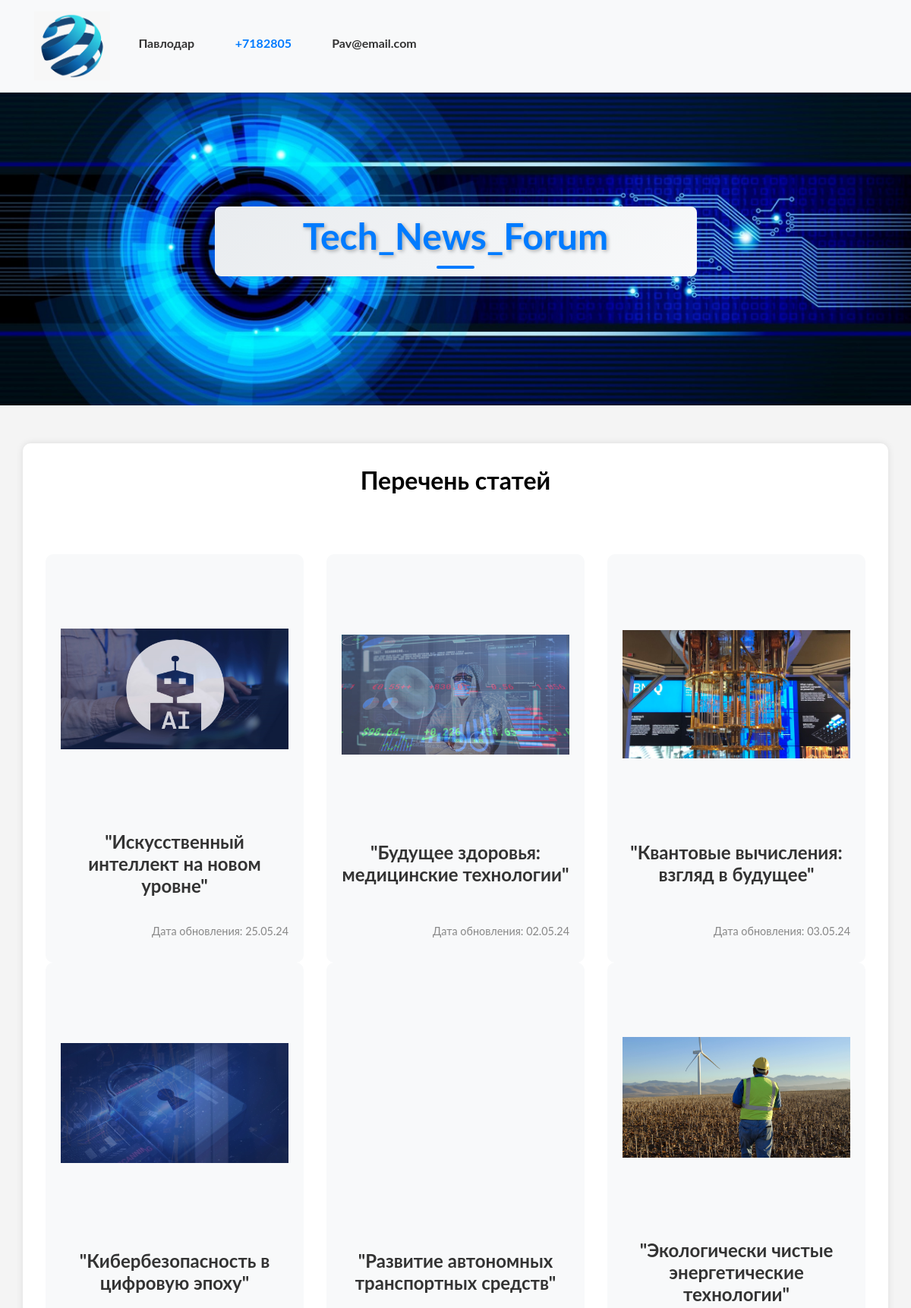
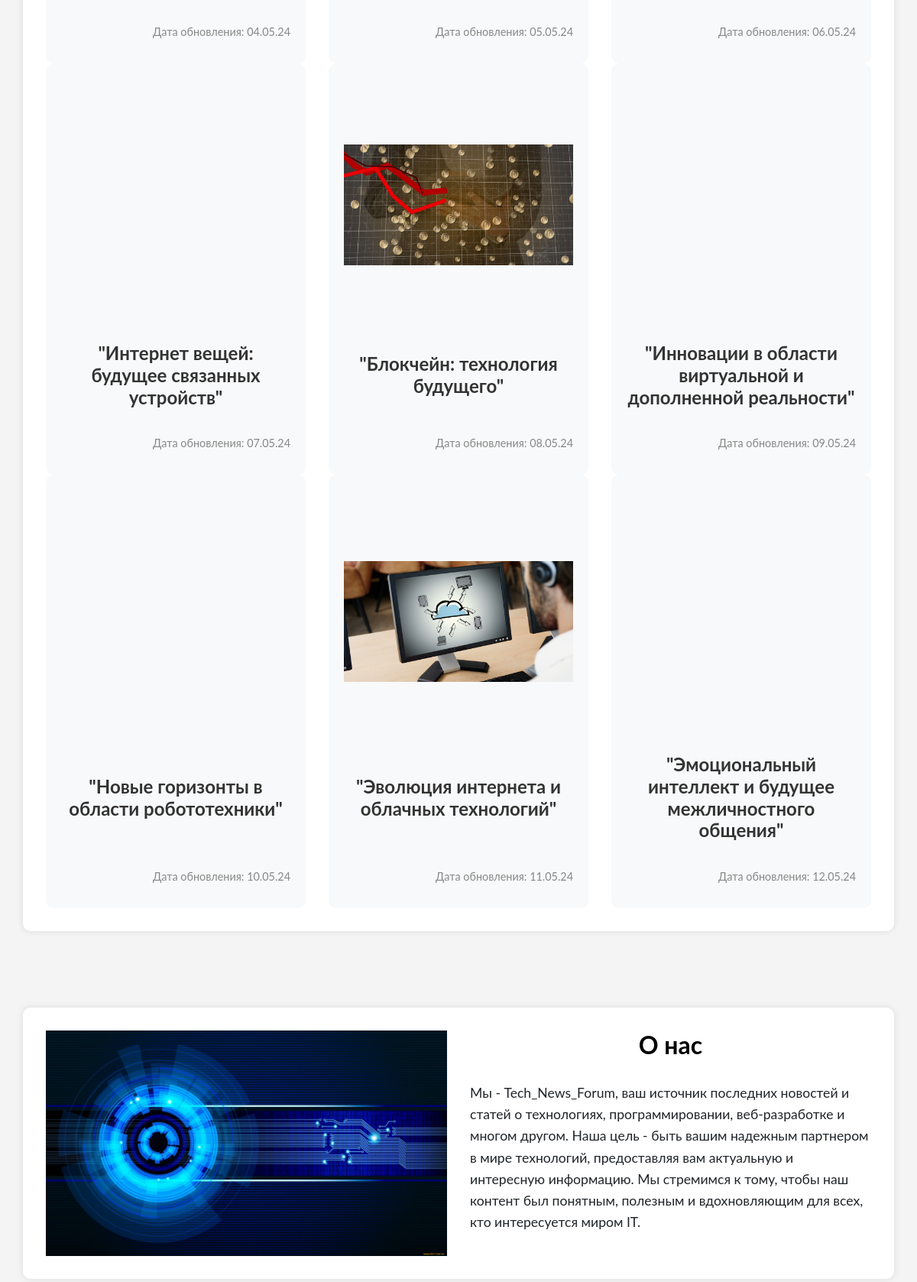
The page /www/v2/index.php (upper part) on the database its author committed (2 pictures, top to bottom).
### tables this page shows
CREATE TABLE `contact` (
  `id` int UNSIGNED NOT NULL,
  `city` varchar(255) NOT NULL,
  `phone` varchar(255) NOT NULL,
  `email` varchar(255) NOT NULL,
  `filename` varchar(255) NOT NULL,
  `title` varchar(255) NOT NULL,
  `description` varchar(255) NOT NULL
);

CREATE TABLE `header` (
  `id` int UNSIGNED NOT NULL,
  `name` varchar(255) NOT NULL,
  `filename` varchar(255) NOT NULL
);

CREATE TABLE `article` (
  `id` int UNSIGNED NOT NULL,
  `title` varchar(255) NOT NULL,
  `date` varchar(255) NOT NULL,
  `filename` varchar(255) NOT NULL,
  `description` text NOT NULL
);

CREATE TABLE `about` (
  `id` int UNSIGNED NOT NULL,
  `title` varchar(255) NOT NULL,
  `description` text NOT NULL,
  `filename` varchar(255) NOT NULL
);

### www/v2/public/article.php (the view, shortened to what this page needs)
<?php require_once './function/connect.php'; ?>
<?php
$sql2 = $pdo->prepare("SELECT * FROM article");
$sql2->execute();
$article = $sql2->fetchAll(PDO::FETCH_OBJ);
?>
<!DOCTYPE html>
<html lang="ru">
<head>
  <link rel="stylesheet" href="https://stackpath.bootstrapcdn.com/bootstrap/4.5.2/css/bootstrap.min.css">
</head>
<body>
  <div class="site-section">
    <div class="container">
      <div class="row justify-content-center mb-5">
        <div class="col-md-7 text-center">
          <h3 style="color: black;">Перечень статей</h3>
        </div>
      </div>
      <div class="row">
        <?php foreach($article as $article2): ?>
          <div class="col-lg-4 col-md-6 mb-lg-0">
            <div class="person">
              <a href="/public/info/info.php?variable=<?php echo htmlspecialchars(urlencode($article2->id)); ?>"></a>
              <figure class="person-figure">
                <img src="/admin/img/<?php echo $article2->filename; ?>" class="img-fluid" alt="<?php echo $article2->title; ?>">
              </figure>
              <div class="person-contents">
                <h3><?php echo $article2->title; ?></h3>
                <div class="date">
                  Дата обновления: <?php echo $article2->date; ?>
                </div>
              </div>
            </div>
          </div>
        <?php endforeach; ?>
      </div>
    </div>
  </div>
</body>
</html>

### www/v2/public/contact.php (shortened to what this page needs)
<?php require_once './function/connect.php' ;?>
<?php
$sql = $pdo->prepare("SELECT * FROM contact");
$sql->execute();
$res = $sql->fetch(PDO::FETCH_ASSOC);
?>
<!DOCTYPE html>
<html>
<head>
  <link rel="stylesheet" href="https://stackpath.bootstrapcdn.com/bootstrap/4.5.2/css/bootstrap.min.css">
  <link rel="stylesheet" href="css/contact.css">
</head>
<body data-spy="scroll" data-target=".site-navbar-target" data-offset="300">
    <div class="header-top bg-light">
      <div class="container">
        <div class="row align-items-center">
          <div class="col-6 col-lg-3">
            <a href="index.php">
              <span style="color: black;font-weight: bold"><img src="../5.png" width="100px" alt=""></span>
            </a>
          </div>
          <div class="col-lg-3 d-none d-lg-block">
            <div class="quick-contact-icons d-flex align-items-center">
              <div class="text">
                <span class="h4 d-block"> <?php echo $res["city"]; ?> </span>
              </div>
            </div>
          </div>
          <div class="col-lg-3 d-none d-lg-block">
            <div class="quick-contact-icons d-flex align-items-center">
              <div class="text">
                <span class="h4 d-block"> <a href ="<?php echo $res["description"]; ?>" > <?php echo $res["phone"]; ?></a> </span>
              </div>
            </div>
          </div>
          <div class="col-lg-3 d-none d-lg-block">
            <div class="quick-contact-icons d-flex align-items-center">
              <div class="text">
                <span class="h4 d-block"> <?php echo $res["email"]; ?> </span>
              </div>
            </div>
          </div>
        </div>
      </div>
    </div>
</body>
</html>

### www/v2/index.php (shortened to what this page needs)
<?php require 'public/contact.php'; ?>
<?php require_once './function/connect.php'; ?>
<?php
$main = $pdo->prepare("SELECT * FROM header");
$main->execute();
$result = $main->fetch(PDO::FETCH_OBJ);
?>
<!DOCTYPE html>
<html>
<head>
  <link rel="stylesheet" href="https://stackpath.bootstrapcdn.com/bootstrap/4.5.2/css/bootstrap.min.css">
  <link rel="stylesheet" href="css/index.css">
</head>
<body>
    <div class="intro-section" style="background-image: url('/admin/img/<?php echo $result->filename; ?>');">
      <div class="container">
        <div class="row align-items-center">
          <div class="col-lg-7 mx-auto text-center" data-aos="fade-up">
            <h1><?php echo $result->name; ?></h1>
          </div>
        </div>
      </div>
    </div>
    <?php require 'public/article.php'; ?>
    <?php require 'public/about.php'; ?>
</body>
</html>

### www/v2/public/about.php
<?php require_once './function/connect.php' ;?>
<?php
$row = $pdo->prepare("SELECT * FROM about");
$row->execute();
$about=$row->fetch(PDO::FETCH_OBJ);
?>
<div class="site-section">
    <div class="container">
      <div class="row">
        <div class="col-md-6">
          <img src="admin/img/<?php echo $about->filename; ?>" class="img-fluid" alt="<?php echo $about->title; ?>">
        </div>
        <div class="col-md-6">
          <h3 style="color: black;"><?php echo $about->title; ?></h3>
          <p><?php echo $about->description; ?></p>
        </div>
      </div>
    </div>
  </div>

### www/v2/css/contact.css (style rules this page uses)
* { margin: 0; padding: 0; box-sizing: border-box; }
body { font-family: Lato, sans-serif; background-color: #f4f4f4; margin: 0; padding: 0; }
.header-top { background: #fff; padding: 15px 0; border-bottom: 1px solid #ddd; }
.header-top .container { display: flex; justify-content: space-between; align-items: center; }
.header-top .quick-contact-icons { display: flex; align-items: center; }
.header-top .quick-contact-icons .text { margin-left: 10px; }
.header-top .quick-contact-icons .text .h4 { color: #333; font-size: 16px; font-weight: bold; }

### www/v2/css/index.css (style rules this page uses)
* { margin: 0; padding: 0; box-sizing: border-box; }
body { font-family: 'Arial', sans-serif; background-color: #f4f4f4; color: #333; }
.header-top { background: #fff; padding: 15px 0; border-bottom: 1px solid #ddd; }
.header-top .container { display: flex; justify-content: space-between; align-items: center; }
.header-top .quick-contact-icons { display: flex; align-items: center; }
.header-top .quick-contact-icons .text { margin-left: 10px; }
.header-top .quick-contact-icons .text .h4 { color: #333; font-size: 16px; font-weight: bold; }
.intro-section { background-size: cover; background-position: center; padding: 150px 0; text-align: center; color: #fff; }
.intro-section h1 { font-size: 3rem; font-weight: bold; text-shadow: 2px 2px 5px rgba(0, 0, 0, 0.3); }

### www/v2/public/article.php (style rules this page uses)
* { margin: 0; padding: 0; box-sizing: border-box; }
body { font-family: 'Arial', sans-serif; background-color: #f4f4f4; }
.site-section { padding: 50px 0; }
.site-section .container { background-color: #fff; padding: 30px; border-radius: 10px; box-shadow: 0 0 10px rgba(0, 0, 0, 0.1); }
.site-section h3 { font-size: 2rem; font-weight: bold; color: #333; margin-bottom: 30px; text-align: center; }
.person { background-color: #f8f9fa; padding: 20px; border-radius: 10px; transition: transform 0.3s ease-in-out, box-shadow 0.3s ease-in-out; display: flex; flex-direction: column; justify-content: space-between; height: 100%; margin-bottom: 30px; text-align: left; position: relative; }
.person-figure { flex: 1 1 auto; display: flex; align-items: center; justify-content: center; height: 300px; overflow: hidden; margin-bottom: 20px; }
.person-figure img { max-width: 100%; max-height: 100%; object-fit: cover; }
.person-contents { flex-grow: 1; display: flex; flex-direction: column; justify-content: space-between; padding: 10px 0; }
.person-contents h3 { font-size: 1.5rem; margin-bottom: 10px; }
.date { font-size: 0.9rem; color: #888; margin-top: 10px; text-align: right; }
.person a { color: inherit; text-decoration: none; position: absolute; top: 0; left: 0; right: 0; bottom: 0; z-index: 1; }

### www/v2/index.php (style rules this page uses)
body { font-family: Lato, sans-serif; background-color: #f4f4f4; margin: 0; padding: 0; }
h1 { font-size: 2.5em; font-weight: 700; text-align: center; margin-bottom: 20px; position: relative; padding: 10px; background: linear-gradient(135deg, #e9ecef, #f8f9fa); border-radius: 8px; color: #007bff; transition: color 0.3s ease; }
h1::after { content: ""; width: 50px; height: 4px; background-color: #007bff; display: block; margin: 10px auto 0; border-radius: 2px; }
p { font-size: 1.1em; line-height: 1.6; transition: color 0.3s ease; }

### rows shown on the page
contact: city "Павлодар", phone "+7182805", email "Pav@email.com"
header: filename (picture), name "Tech_News_Forum"
article: filename (picture), title "\"Искусственный интеллект на новом уровне\"", date "25.05.24"
article: filename (picture), title "\"Будущее здоровья: медицинские технологии\"", date "02.05.24"
article: filename (picture), title "\"Квантовые вычисления: взгляд в будущее\"", date "03.05.24"
article: filename (picture), title "\"Кибербезопасность в цифровую эпоху\"", date "04.05.24"
article: title "\"Развитие автономных транспортных средств\"", date "05.05.24"
article: filename (picture), title "\"Экологически чистые энергетические технологии\"", date "06.05.24"
article: title "\"Интернет вещей: будущее связанных устройств\"", date "07.05.24"
article: filename (picture), title "\"Блокчейн: технология будущего\"", date "08.05.24"
article: title "\"Инновации в области виртуальной и дополненной реальности\"", date "09.05.24"
article: title "\"Новые горизонты в области робототехники\"", date "10.05.24"
article: filename (picture), title "\"Эволюция интернета и облачных технологий\"", date "11.05.24"
article: title "\"Эмоциональный интеллект и будущее межличностного общения\"", date "12.05.24"
about: filename (picture), title "О нас", description "Мы - Tech_News_Forum, ваш источник последних новостей и статей о технологиях, программировании, веб-разработке и многом другом. Наша цель - быть вашим надежным партнером в мире технологий, предоставляя вам актуальную и интересную информацию. Мы стремимся к тому, чтобы наш контент был понятным, полезным и вдохновляющим для всех, кто интересуется миром IT."
